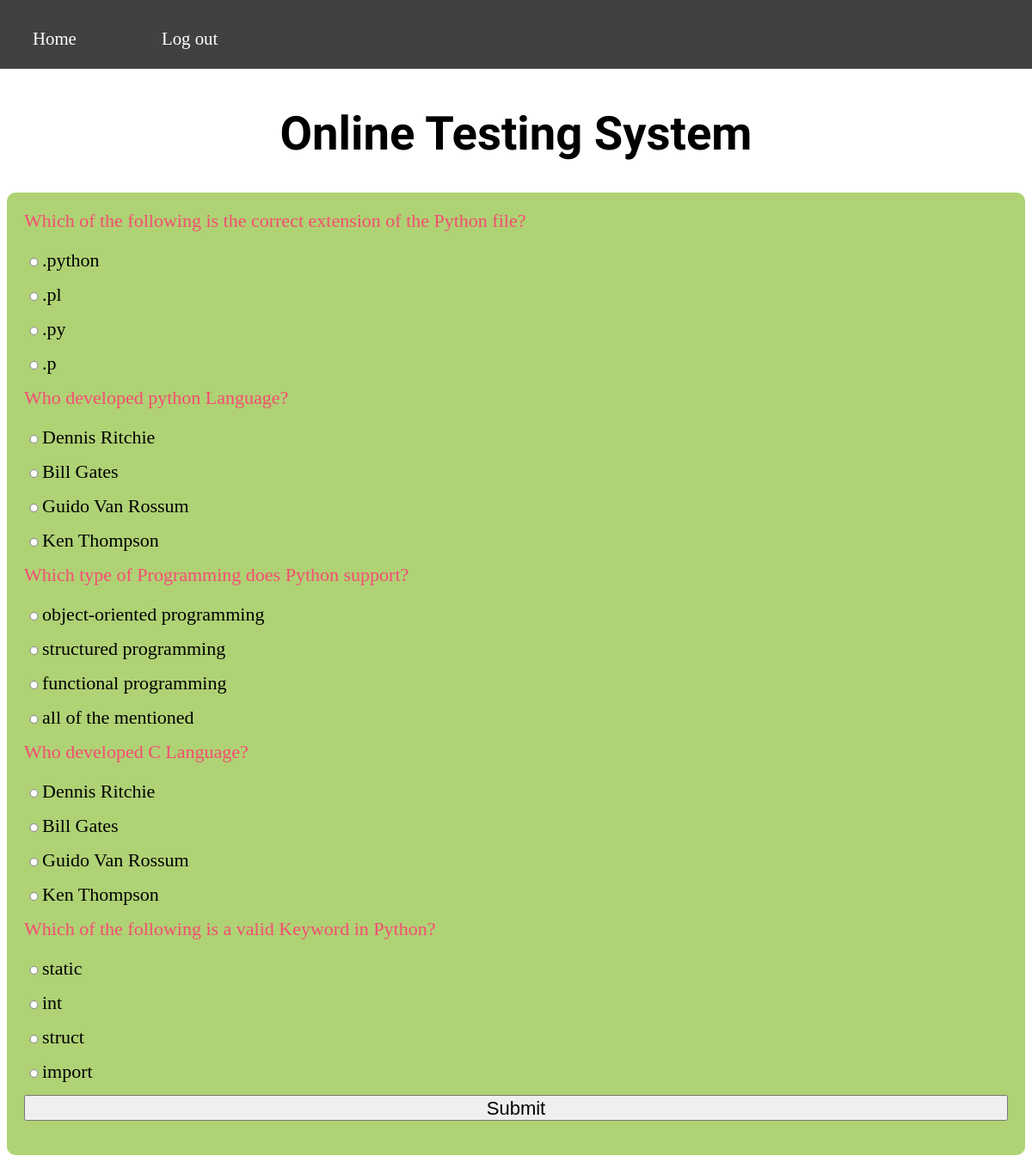
Screenshot of /test-paper?n=5 (signed in) with the database file from the repository.
### testapp/models.py (models this page shows)
class Question(models.Model):
    qid=models.BigAutoField(primary_key=True,auto_created=True)
    que=models.TextField()
    a=models.CharField(max_length=255)
    b=models.CharField(max_length=255)
    c=models.CharField(max_length=255)
    d=models.CharField(max_length=255)
    ans=models.CharField(max_length=2)

### testapp/views.py (the view)
# urls.py: path('test-paper',testPaper,name='testPaper'),
def testPaper(request):
    if 'name' not in request.session.keys():
        return render(request,"index.html")
    n=int(request.GET['n'])
    question_pool=list(Question.objects.all())
    random.shuffle(question_pool)
    question_list=question_pool[:n]
    context={'questions':question_list}
    return render(request,'test_paper.html',context)

### templates/test_paper.html (shortened to what this page needs)
{% extends 'main.html' %}
{%block section%} <a href="{%url 'home'%}">Home</a>
<a href="{%url 'logout'%}">Log out</a>{%endblock%}
{%block top%}
<form action="{%url 'calculateTest' %}" method="post">
{% for question in questions %}
<div class="list">
<div class="question">
   <label for="question"> <input type="hidden" name="qno{{question.qid}}" value="{{question.qid}}">
    {{question.que}}</label>
</div>
<div class="options">
   <label for="options"> <input type="radio" name="q{{question.qid}}" value="a">{{question.a}}
   </label>
</div>
<div class="options">
    <input type="radio" name="q{{question.qid}}" value="b">{{question.b}}
</div>
<div class="options">
    <input type="radio" name="q{{question.qid}}" value="c">{{question.c}}
</div>
<div class="options">
    <input type="radio" name="q{{question.qid}}" value="d">{{question.d}}
</div>
{% endfor %}
<div> <input type="submit" value="Submit"></div>
</div>
</form>
{%endblock%}

### testapp/static/theme.css (style rules this page uses)
.section a { text-decoration: none; margin: 15px 20px; color: white; height: 20px; padding: 10px; width: 90px; }

### testapp/static/theme1.css (style rules this page uses)
form { box-sizing:border-box; padding:20px; border-radius:10px; background-color:#AFD275; display:table; width:100%; }
input { display:block; width:100%; margin-bottom:20px; height:30px; font-size:22px; }
.question { color:#F64C72; font-size:22px; margin-bottom:20px; }
.options { font-size:22px; }
.options input { display:inline; width:fit-content; height:10px; }

### rows the page displays
Question: que "Which of the following is the correct extension of the Python file?", a ".python", b ".pl", c ".py", d ".p"
Question: que "Who developed python Language?", a "Dennis Ritchie", b "Bill Gates", c "Guido Van Rossum", d "Ken Thompson"
Question: que "Which type of Programming does Python support?", a "object-oriented programming", b "structured programming", c "functional programming", d "all of the mentioned"
Question: que "Who developed C Language?", a "Dennis Ritchie", b "Bill Gates", c "Guido Van Rossum", d "Ken Thompson"
Question: que "Which of the following is a valid Keyword in Python?", a "static", b "int", c "struct", d "import"
